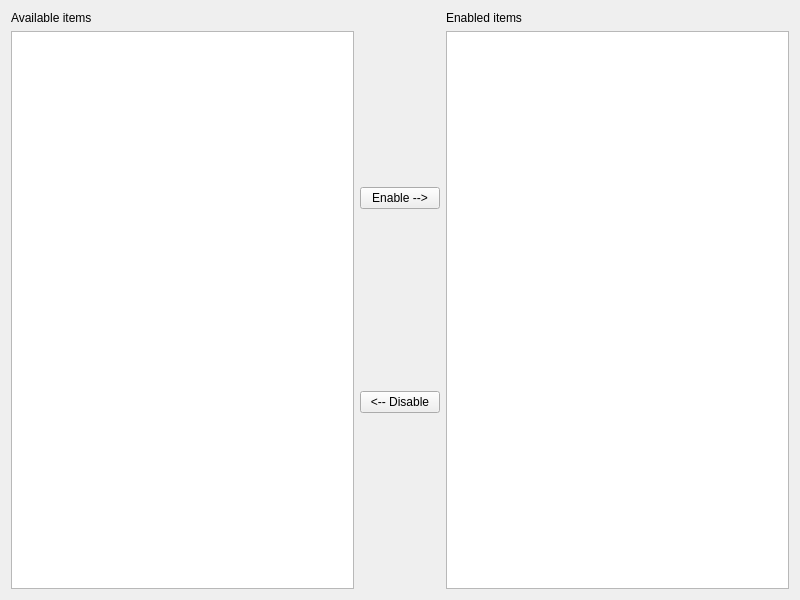
<?xml version="1.0" encoding="UTF-8"?>
<ui version="4.0">
 <class>ModSelector</class>
 <widget class="QWidget" name="ModSelector">
  <property name="geometry">
   <rect>
    <x>0</x>
    <y>0</y>
    <width>800</width>
    <height>600</height>
   </rect>
  </property>
  <property name="windowTitle">
   <string>ModSelector</string>
  </property>
  <layout class="QHBoxLayout" name="horizontalLayout">
   <item>
    <layout class="QVBoxLayout" name="verticalLayout">
     <item>
      <widget class="QLabel" name="label">
       <property name="text">
        <string>Available items</string>
       </property>
      </widget>
     </item>
     <item>
      <widget class="QListView" name="list_disabled">
       <property name="toolTip">
        <string>Available mods and workshop items</string>
       </property>
       <property name="dragDropMode">
        <enum>QAbstractItemView::NoDragDrop</enum>
       </property>
       <property name="defaultDropAction">
        <enum>Qt::IgnoreAction</enum>
       </property>
       <property name="selectionMode">
        <enum>QAbstractItemView::ExtendedSelection</enum>
       </property>
       <property name="selectionBehavior">
        <enum>QAbstractItemView::SelectRows</enum>
       </property>
       <property name="iconSize">
        <size>
         <width>16</width>
         <height>16</height>
        </size>
       </property>
       <property name="verticalScrollMode">
        <enum>QAbstractItemView::ScrollPerPixel</enum>
       </property>
       <property name="movement">
        <enum>QListView::Free</enum>
       </property>
      </widget>
     </item>
    </layout>
   </item>
   <item>
    <layout class="QVBoxLayout" name="verticalLayout_2">
     <item>
      <widget class="QPushButton" name="button_enable">
       <property name="text">
        <string>Enable --&gt;</string>
       </property>
      </widget>
     </item>
     <item>
      <widget class="QPushButton" name="button_disable">
       <property name="text">
        <string>&lt;-- Disable</string>
       </property>
      </widget>
     </item>
    </layout>
   </item>
   <item>
    <layout class="QVBoxLayout" name="verticalLayout_3">
     <item>
      <widget class="QLabel" name="label_2">
       <property name="text">
        <string>Enabled items</string>
       </property>
      </widget>
     </item>
     <item>
      <widget class="QListView" name="list_enabled">
       <property name="toolTip">
        <string>Available mods and workshop items</string>
       </property>
       <property name="dragDropMode">
        <enum>QAbstractItemView::NoDragDrop</enum>
       </property>
       <property name="defaultDropAction">
        <enum>Qt::IgnoreAction</enum>
       </property>
       <property name="selectionMode">
        <enum>QAbstractItemView::ExtendedSelection</enum>
       </property>
       <property name="selectionBehavior">
        <enum>QAbstractItemView::SelectRows</enum>
       </property>
       <property name="iconSize">
        <size>
         <width>16</width>
         <height>16</height>
        </size>
       </property>
       <property name="verticalScrollMode">
        <enum>QAbstractItemView::ScrollPerPixel</enum>
       </property>
       <property name="movement">
        <enum>QListView::Free</enum>
       </property>
      </widget>
     </item>
    </layout>
   </item>
  </layout>
 </widget>
 <tabstops>
  <tabstop>list_disabled</tabstop>
  <tabstop>button_enable</tabstop>
  <tabstop>list_enabled</tabstop>
  <tabstop>button_disable</tabstop>
 </tabstops>
 <resources/>
 <connections/>
</ui>
